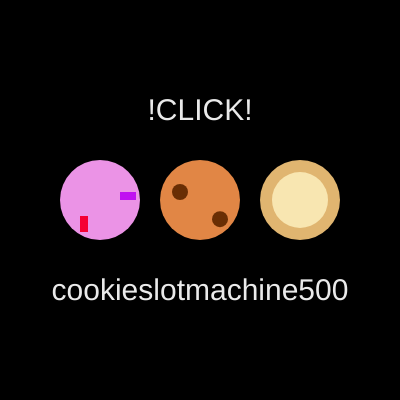
Frame 1 (no input)
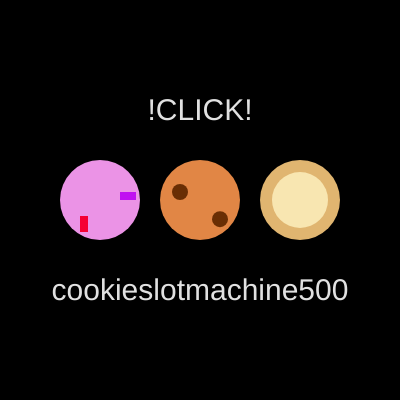
Frame 60 (no input)
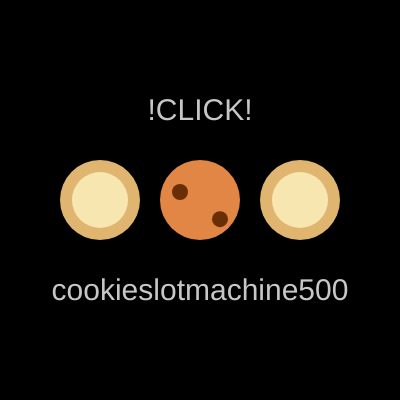
Frame 120 (the mouse pressed at the canvas centre since frame 60)

The p5.js sketch that drew these frames (run headless with seeded random() and noise() and a simulated clock; from frame 60 on, the mouse is pressed at the canvas centre):

// p5.js sketch
// ── sketch.js
// DM2008 – Activity 4a
// Bake a Cookie (30 min)

let choco, butt;
let flavour = ["chocolate", "butter", "berry"]

function setup() {
  createCanvas(400, 400);
  noStroke();
  textAlign(CENTER)
  choco = new Cookie("chocolate", 80, width / 2, height / 2);
  butt = new Cookie("butter", 80, 3*width/4, height/2);
  berry = new Cookie("berry", 80, width/4, height/2)
  // Step 3: make one cookie object
  // cookie = new Cookie("chocolate", 80, width/2, height/2);
}

function draw() {
  background("#000");
  
  choco.show();
  butt.show();
  berry.show()
  
  push();
  strokeWeight(5)
  fill(random(180,255))
  textSize(30)
  text("cookieslotmachine500", width/2, 3*height/4)
  text("!CLICK!", width/2, 1*height/4+20)
  pop();
  // Step 4: call the cookie’s show() method
  // cookie.show();
}

// Step 1: define the Cookie class
class Cookie {
  constructor(flavor, sz, x, y) {
    // set up required properties
    this.flavor = flavor;
    this.sz = sz;
    this.x = x;
    this.y = y;
  }

  // Step 2: display the cookie
  show() {
    if (this.flavor == "chocolate") {
      fill("#E18645");
      ellipse(this.x, this.y, this.sz);
      fill("#692E04");
      ellipse(this.x - 0.25 * this.sz, this.y - 0.1 * this.sz, 0.2 * this.sz);
      ellipse(this.x + 0.25 * this.sz, this.y + 0.24 * this.sz, 0.2 * this.sz);
    } else if (this.flavor == "butter") {
      fill("#E0B570");
      ellipse(this.x, this.y, this.sz);
      fill("#F8E6B1");
      ellipse(this.x, this.y, 0.7 * this.sz);
    } else if (this.flavor == "berry"){
      fill("#EB93E6");
      ellipse(this.x, this.y, this.sz);
      fill("#F50033")
      rect(this.x - 0.25 * this.sz, this.y + 0.2 * this.sz, 0.1 * this.sz, 0.2 *this.sz);
      fill("#C011F1")
      rect(this.x + 0.25 * this.sz, this.y - 0.1 * this.sz, 0.2 * this.sz, 0.1*this.sz);
    }
  }
}

// Step 5: add movement (keyboard arrows)
function keyPressed() {
  // move choco
  if (key == 'w') {
    choco.y -= 5;
  } else if (key == 's') {
    choco.y+=5
  } else if (key == 'a') {
    choco.x-=5
  } else if (key == 'd') {
    choco.x+=5
  }
  
}

// Step 6: add flavor randomizer (mouse click)
function mousePressed() {
  butt.flavor = random(flavour);
  choco.flavor = random(flavour);
  berry.flavor = random(flavour);
}
